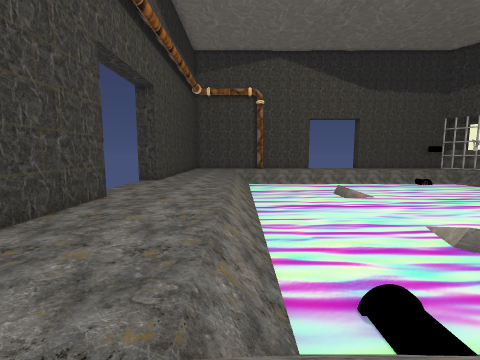
View 1 (above)

17 first-person views from a walk through a 3-D level made in the Unity game engine. The camera is 1.4 m above the floor, tilts 6° down and sees 90° across. The floor is counted in squares, 1 m on a side. Each view is taken from the middle of a square. On the plan, view 1 faces up. The plan holds only what a view shows up to about 13 squares ahead; the rest is blank. The player is left out.

View 2
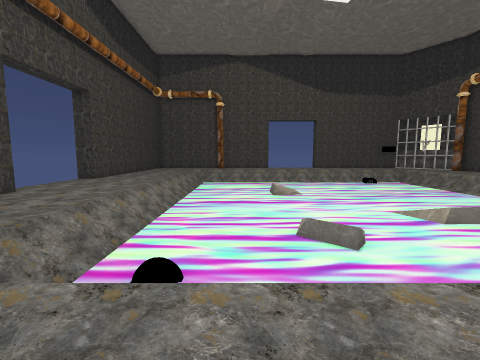

View 3
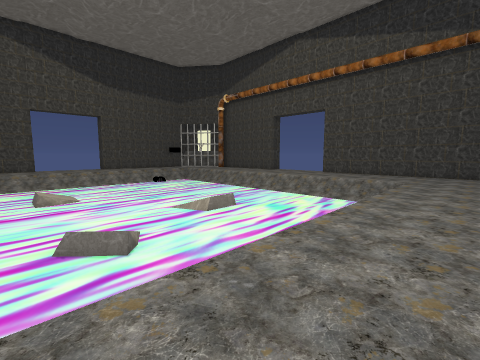

View 4
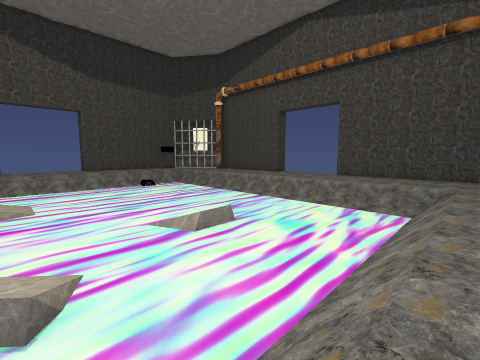

View 5
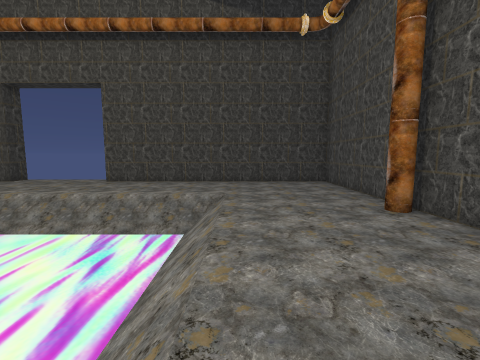

View 6
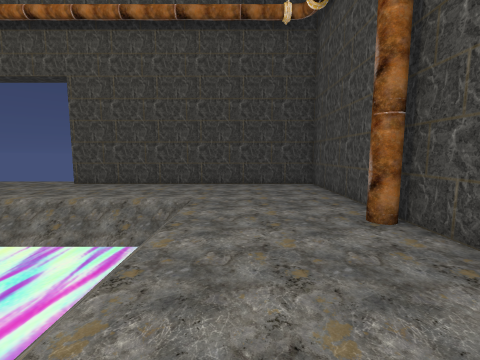

View 7
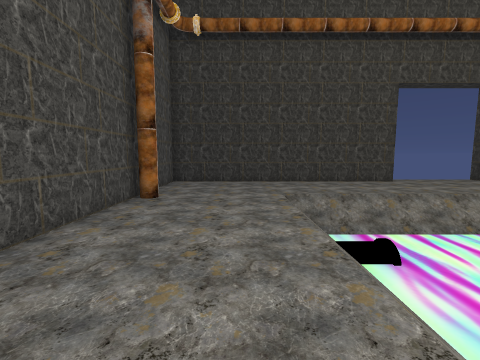

View 8
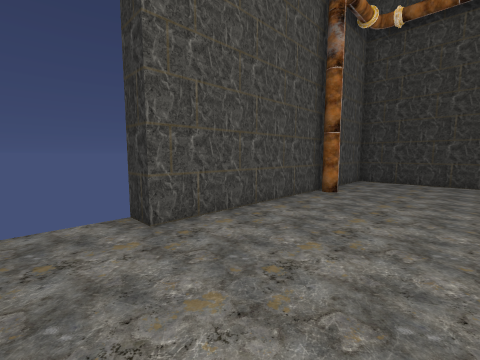

View 9
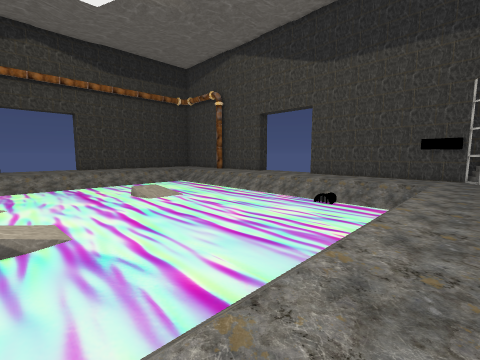

View 10
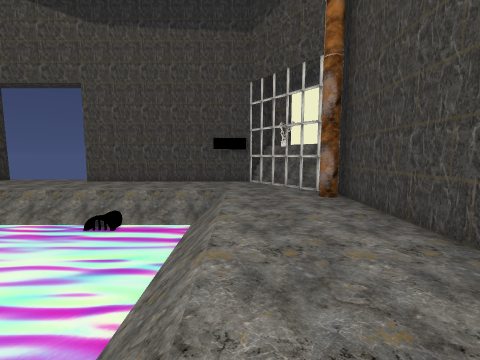

View 11
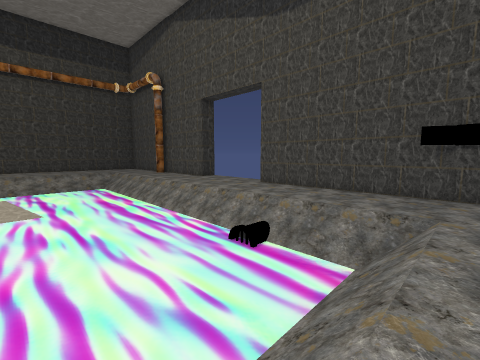

View 12
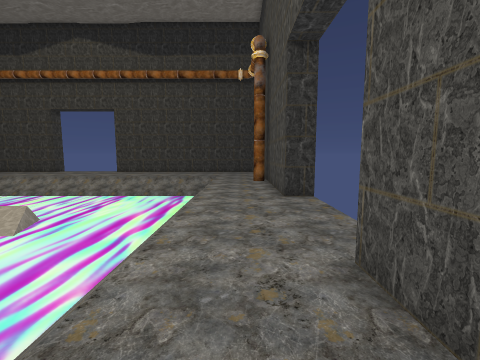

View 13
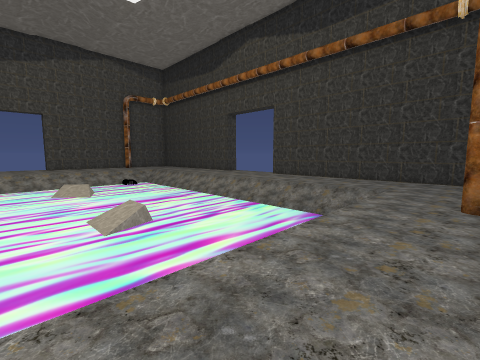

View 14
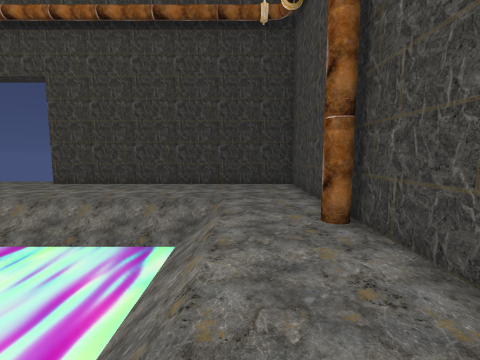

View 15
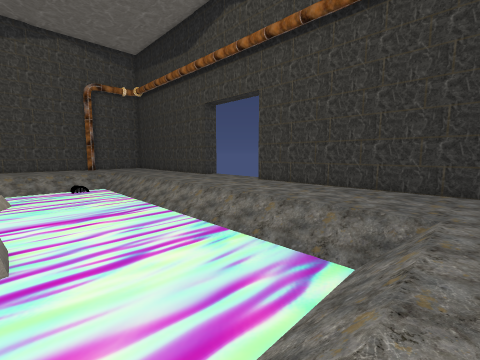

View 16
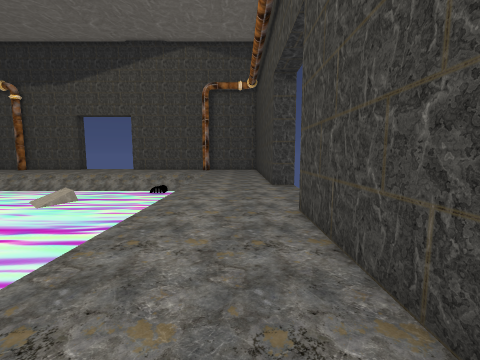

View 17
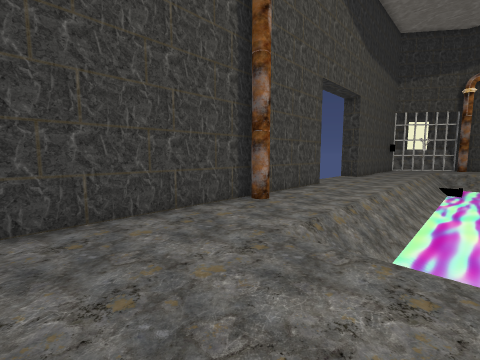

### Floor plan
Key: @ floor where view 1 was taken; # wall or solid block; . main floor; - floor 1 m lower than the main floor; / step, stairs or slope; = window, fence, low wall or low ledge; ~ liquid the walk can cross; ≈ liquid the walk keeps out of; ^ raised ledge; P pipe.
Columns run from 6 left of view 1 to 24 right of it. Each row starts with its distance up from view 1.
 26              #
 25  #############....#########^#
 24  #......P..................^##
 23  #..........................^#
 22  #...........................^
 21  #....////////////////////...^#
 20  #..../~~~~~~~~~~~~~~≈~~~/...P#
 19  #..../~≈≈≈≈≈≈≈≈≈≈≈≈≈≈≈≈~/....#
 18  #..../~≈≈≈≈≈≈≈≈≈≈≈≈≈≈≈≈~/....#
 17  #..../~≈≈≈≈≈≈≈≈≈≈≈≈≈≈≈≈~/....#
 16  #..../~≈≈≈≈≈≈≈≈≈≈≈≈≈≈≈≈~/....#
 15  #..../~≈≈≈≈==≈≈≈≈≈≈≈≈≈≈~/....#
 14  #..../~≈≈≈≈==≈≈≈≈≈≈≈≈≈≈~/....#
 13 ##..../~≈≈≈≈≈≈≈≈≈≈≈≈≈≈≈≈~/....#
 12  ...../~≈≈≈≈≈≈≈≈≈≈≈≈≈≈≈≈~/.....
 11  ...../~≈≈≈≈≈≈≈≈≈≈≈≈≈≈≈≈~/.....
 10  ...../~≈≈≈≈≈≈≈≈≈≈≈≈≈≈≈≈~/.....
  9  ...../~≈≈≈≈≈≈≈≈≈≈-≈≈≈≈≈~/.....
  8 ##..../~≈≈≈≈≈≈≈≈≈===≈≈≈≈~/....#
  7  #..../~≈≈≈≈=-≈≈≈≈≈≈≈≈≈≈~/....#
  6  #..../~≈≈≈≈==≈≈≈≈≈≈≈≈≈≈~/....#
  5  #..../~≈≈≈≈≈≈≈≈≈≈≈≈≈≈≈≈~/....#
  4  #..../~≈≈≈≈≈≈≈≈≈≈≈≈≈≈≈≈~/....#
  3  #..../~≈~~~~~~~~~~~~~~~~/....#
  2  #....///////  ///////////....#
  1  #............................#
  0  #....@.......................#
 -1  #............................#
 -2  #..............   ...........#
 -3  #....P.........    ...P......#
 -4  ##### #######..      # #######
 -5              #

Positions as (right, up) in squares from view 1, and headings:
1: (0, 0), facing up
2: (4, -1), facing up
3: (5, -1), facing up-right
4: (7, 1), facing up-right
5: (11, 1), facing right
6: (12, 0), facing right
7: (8, 0), facing left
8: (9, 1), facing down-left
9: (21, 8), facing up-left
10: (20, 12), facing up
11: (20, 15), facing up-left
12: (15, 23), facing left
13: (10, 24), facing down-left
14: (7, 22), facing left
15: (6, 22), facing down-left
16: (-3, 19), facing down
17: (-4, 19), facing up-right
